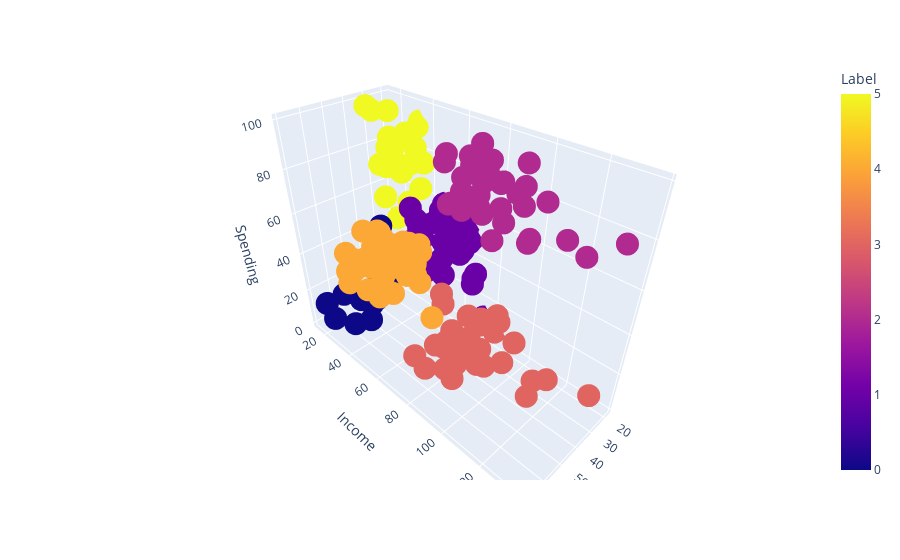

The notebook cell this image was saved under:
### Markdown cell above
### Restart and run all cells

### Code cell
import plotly.express as px
px.scatter_3d(data_frame=X2,x='Age',y='Income',z='Spending',color='Label')

### Figure 1 — Plotly figure (JSON) as saved in the notebook; plotly's stock layout.template omitted (floating-point values rounded to 4 significant figures; data arrays with more than 128 entries replaced by an {"elided": "..."} marker saying what was removed)
{"data": [{"hovertemplate": "Age=%{x}<br>Income=%{y}<br>Spending=%{z}<br>Label=%{marker.color}<extra></extra>", "legendgroup": "", "marker": {"color": {"elided": "200 int values"}, "coloraxis": "coloraxis", "symbol": "circle"}, "mode": "markers", "name": "", "scene": "scene", "showlegend": false, "type": "scatter3d", "x": {"elided": "200 int values"}, "y": {"elided": "200 int values"}, "z": {"elided": "200 int values"}}], "layout": {"coloraxis": {"colorbar": {"title": {"text": "Label"}}, "colorscale": [[0, "#0d0887"], [0.1111, "#46039f"], [0.2222, "#7201a8"], [0.3333, "#9c179e"], [0.4444, "#bd3786"], [0.5556, "#d8576b"], [0.6667, "#ed7953"], [0.7778, "#fb9f3a"], [0.8889, "#fdca26"], [1, "#f0f921"]]}, "legend": {"tracegroupgap": 0}, "margin": {"t": 60}, "scene": {"domain": {"x": [0, 1], "y": [0, 1]}, "xaxis": {"title": {"text": "Age"}}, "yaxis": {"title": {"text": "Income"}}, "zaxis": {"title": {"text": "Spending"}}}}}
